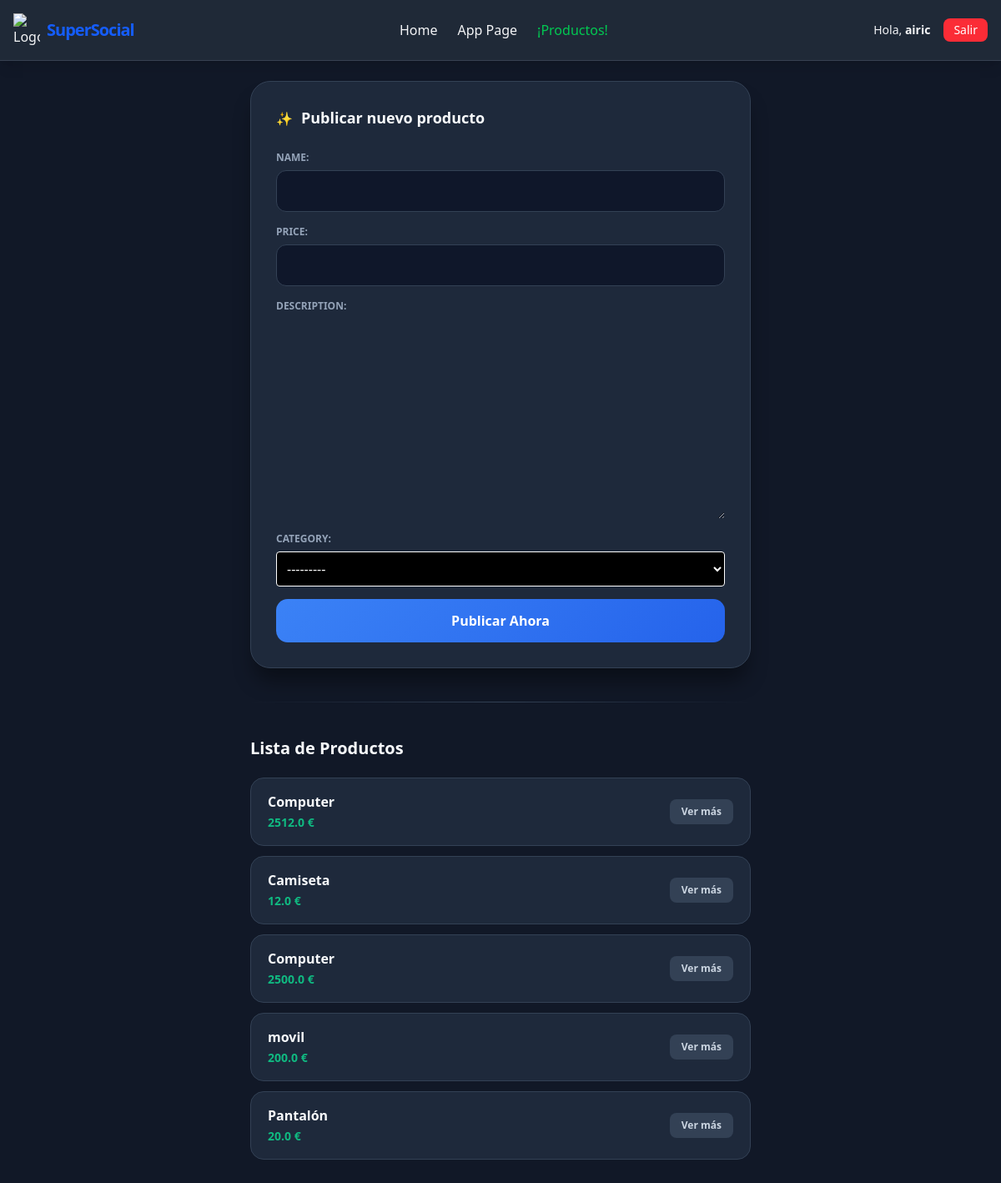
The app's page /Super_Social/products/ (signed in) with its own data.
### Super_Social/models.py (models this page shows, shortened)
class Product(models.Model):
    name = models.CharField(max_length=100)
    price = models.FloatField()
    description = models.TextField()
    category = models.CharField(max_length=3, choices=[('cl', 'Clothing',), ('el', 'Electronics'), ('fd', 'Food')])
    user = models.ForeignKey(User, on_delete=models.CASCADE)
    date_published = models.DateTimeField(auto_now_add=True)

### Super_Social/views.py (the view)
# urls.py: path('products/', views.post_new, name='post_new'),
@login_required(login_url="/users/login/")
def post_new(request):
    product_list = Product.objects.all()[:20]
    if request.method == 'POST':
        form = forms.UploadProduct(request.POST, request.FILES)
        if form.is_valid():
            newpost = form.save(commit=False)
            newpost.user = request.user
            newpost.save()
            form = forms.UploadProduct()
        return render(request, 'products/list.html', { "product_list": product_list, 'form':form})
    else:
        form = forms.UploadProduct()
    return render(request, 'products/list.html', { "product_list": product_list, 'form':form})

### Super_Social/forms.py
class UploadProduct(forms.ModelForm):
    class Meta:
        model = Product
        fields = ['name', 'price', 'description', 'category']
        widgets = {
            'category': forms.Select(attrs={
                'class': 'bg-black text-white border border-white p-2 rounded dark:bg-gray-800 dark:text-white dark:border-gray-600'
            })
        }

### Super_Social/templates/products/list.html (shortened to what this page needs)
{% extends "base.html" %}
{% load static %}
{% block content %}
<div class="product-page-container">
    <div class="upload-card">
        <div class="card-header">
            <span class="icon">✨</span>
            <h2>Publicar nuevo producto</h2>
        </div>
        <form action="{% url 'Super_Social:post_new' %}" method="post" enctype="multipart/form-data" class="upload-form">
            <div class="form-fields-wrapper">
                {{ form.as_p }}
            </div>
            <button type="submit" class="btn-primary">
                <span>Publicar Ahora</span>
            </button>
        </form>
    </div>
    <hr class="separator">
    <div class="list-section">
        <h1 class="section-title">Lista de Productos</h1>
        <div class="products-grid">
            {% for product in product_list %}
                <div class="product-item">
                    <div class="product-info">
                        <span class="product-name">{{ product.name }}</span>
                        <span class="product-price">{{ product.price }} €</span>
                    </div>
                    <button class="btn-view">Ver más</button>
                </div>
            {% empty %}
                <div class="empty-state">
                    <p>No hay productos disponibles todavía. ¡Sé el primero en subir uno!</p>
                </div>
            {% endfor %}
        </div>
    </div>
</div>
{% endblock %}

### theme/templates/base.html (shortened to what this page needs)
<!DOCTYPE html>
{% load static tailwind_tags %}
<html lang="es" class="dark">
<head>
    {% tailwind_css %}
</head>
<body class="bg-gray-100 dark:bg-gray-900 min-h-screen">
    <header class="p-4 shadow-lg sticky top-0 z-50 flex justify-between items-center bg-white">
        <div class="flex items-center space-x-2">
            <img src="{% static 'img/favicon-16x16.png' %}" class="w-8" alt="Logo"/>
            <h1 class="text-xl font-black tracking-tighter text-blue-600 dark:text-blue-400">SuperSocial</h1>
        </div>
        <nav class="hidden md:flex space-x-6 mx-auto font-medium">
            <a href="{% url 'home' %}" class="hover:text-blue-500 transition-colors">Home</a>
            <a href="{% url 'Super_Social:app_page' %}" class="hover:text-blue-500 transition-colors">App Page</a>
            {% if user.is_authenticated %}
                <a href="{% url 'Super_Social:post_new' %}" class="text-green-500">¡Productos!</a>
            {% endif %}
        </nav>
        <div class="flex items-center space-x-4">
            {% if user.is_authenticated %}
                <span class="text-sm hidden sm:block">Hola, <b>{{ user.username }}</b></span>
                <form action="{% url 'users:logout' %}" method="post" class="m-0">
                    <button type="submit" class="bg-red-500 hover:bg-red-600 text-white px-3 py-1 rounded-lg text-sm transition-all">Salir</button>
                </form>
            {% else %}
                <a href="{% url 'users:login' %}" class="text-sm font-bold">Login</a>
                <a href="{% url 'users:register' %}" class="bg-blue-500 hover:!bg-blue-600 dark:hover:text-blue-400 text-white px-3 py-1 rounded-lg text-sm font-medium transition-all">Regístrate</a>
            {% endif %}
        </div>
    </header>
    <main class="max-w-4xl mx-auto p-4 sm:p-6">
        {% block content %}
            {% endblock %}
    </main>
</body>
</html>

### theme/templates/base.html (style rules this page uses)
.dark body { background-color: #111827 !important; color: #f3f4f6 !important; }
.dark header { background-color: #1f2937 !important; border-bottom: 1px solid #374151 !important; }
body { transition: background-color 0.3s ease; font-family: ui-sans-serif, system-ui, sans-serif; }

### Super_Social/templates/products/list.html (style rules this page uses)
.product-page-container { max-width: 600px; margin: 0 auto; padding-bottom: 50px; }
.upload-card { background-color: #1e293b; border: 1px solid #334155; border-radius: 24px; padding: 30px; box-shadow: 0 20px 25px -5px rgba(0, 0, 0, 0.4); margin-bottom: 40px; }
.card-header { display: flex; align-items: center; gap: 10px; margin-bottom: 25px; }
.card-header h2 { font-size: 18px; font-weight: 800; color: #f8fafc; margin: 0; }
.form-fields-wrapper p { margin-bottom: 15px; display: flex; flex-direction: column; }
.form-fields-wrapper label { color: #94a3b8; font-size: 12px; font-weight: 700; text-transform: uppercase; margin-bottom: 6px; }
.form-fields-wrapper input { background-color: #0f172a; border: 1px solid #334155; border-radius: 12px; color: white; padding: 12px; outline: none; }
.btn-primary { width: 100%; background: linear-gradient(135deg, #3b82f6 0%, #2563eb 100%); color: white; border: none; padding: 14px; border-radius: 14px; font-weight: 700; cursor: pointer; transition: transform 0.2s, opacity 0.2s; }
.separator { border: 0; height: 1px; background: linear-gradient(to right, transparent, #334155, transparent); margin: 40px 0; }
.section-title { color: #f8fafc; font-size: 20px; font-weight: 800; margin-bottom: 20px; }
.products-grid { display: flex; flex-direction: column; gap: 12px; }
.product-item { background-color: #1e293b; border: 1px solid #334155; padding: 16px 20px; border-radius: 16px; display: flex; justify-content: space-between; align-items: center; transition: border-color 0.2s; }
.product-name { display: block; font-weight: 700; color: #f8fafc; }
.product-price { font-size: 14px; color: #10b981; font-weight: 600; }
.btn-view { background-color: #334155; color: #cbd5e1; border: none; padding: 6px 14px; border-radius: 8px; font-size: 12px; font-weight: 600; cursor: pointer; }

### records on screen
Product: name "Computer", price "2512.0"
Product: name "Camiseta", price "12.0"
Product: name "Computer", price "2500.0"
Product: name "movil", price "200.0"
Product: name "Pantalón", price "20.0"

### other values on screen
{{ user.username }} "airic"
